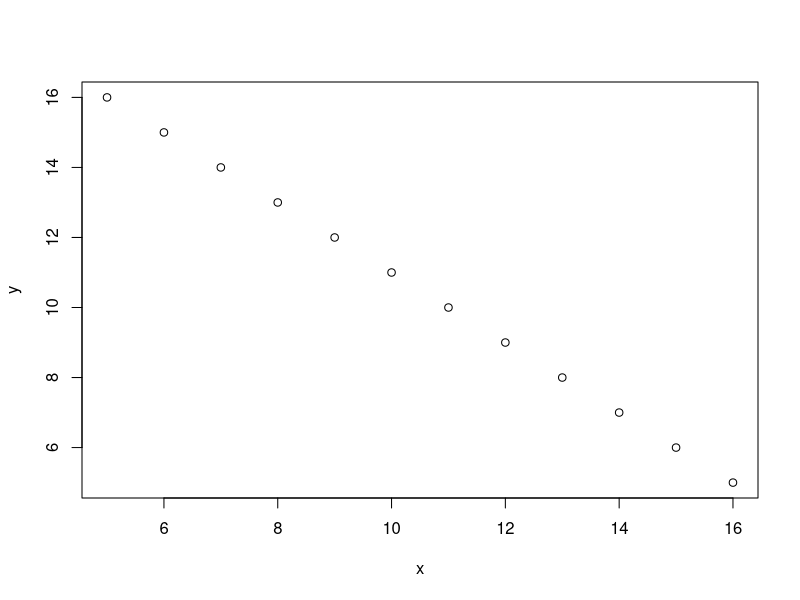
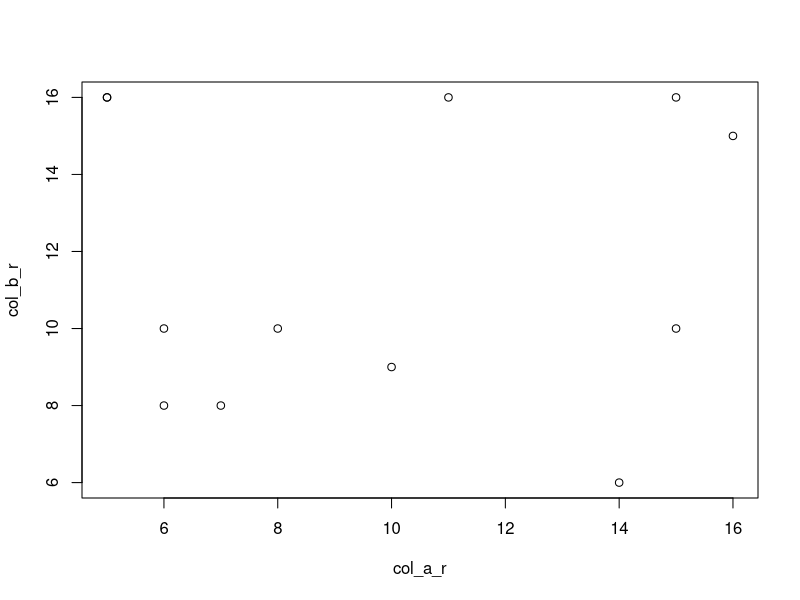
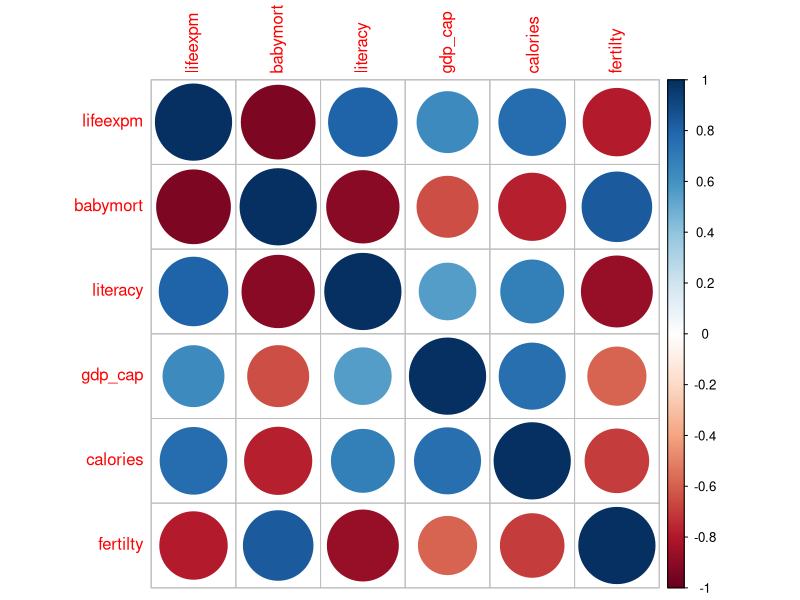
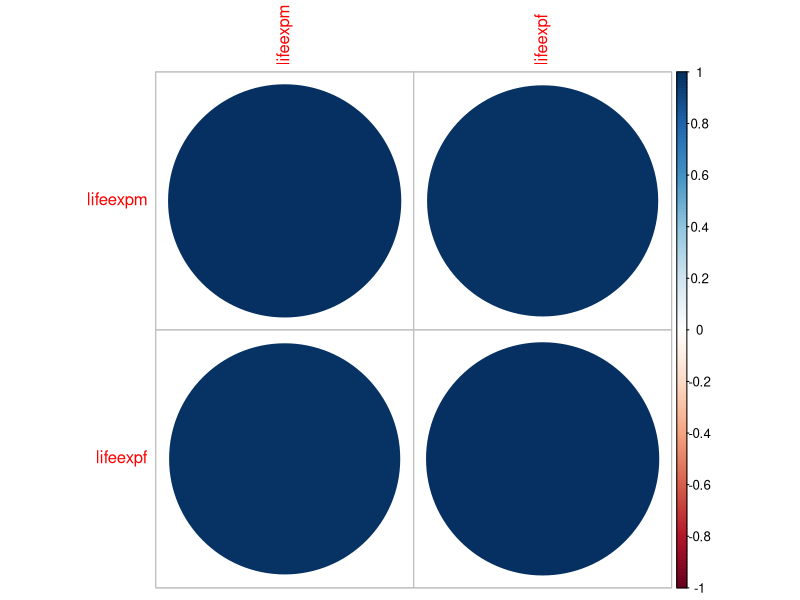
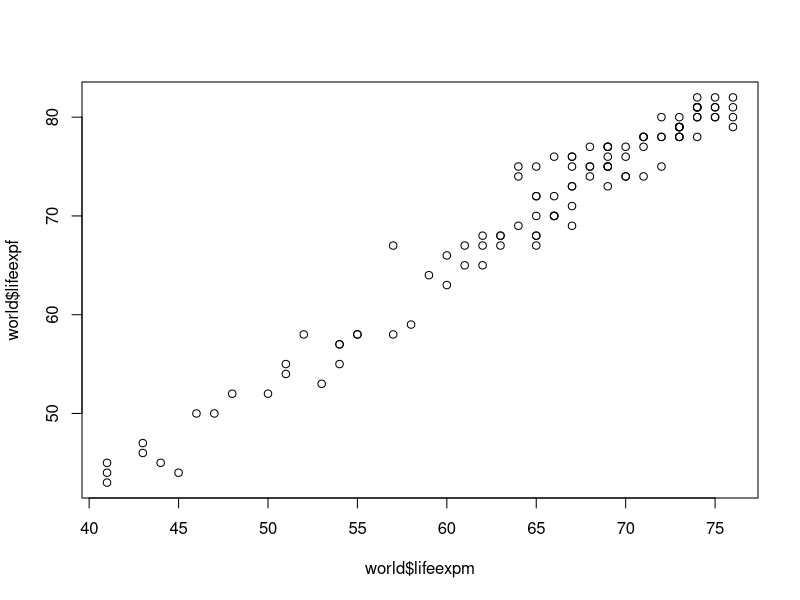
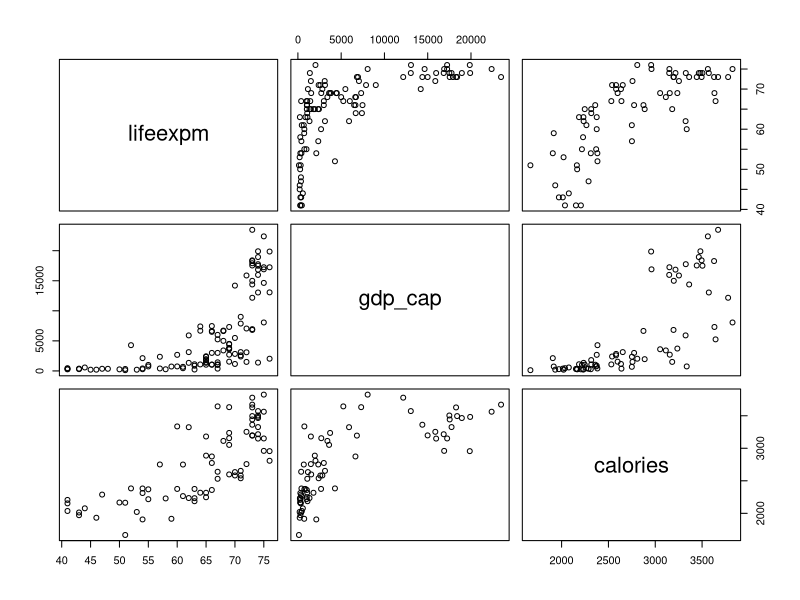
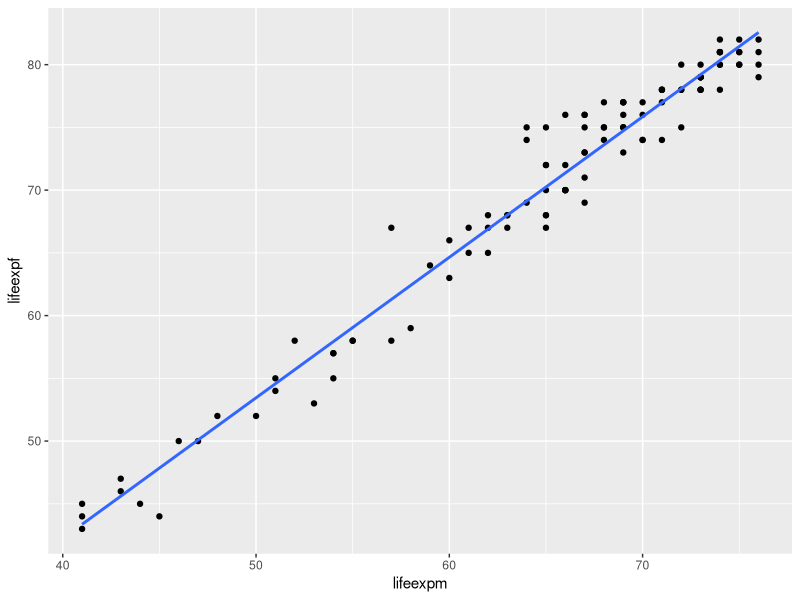
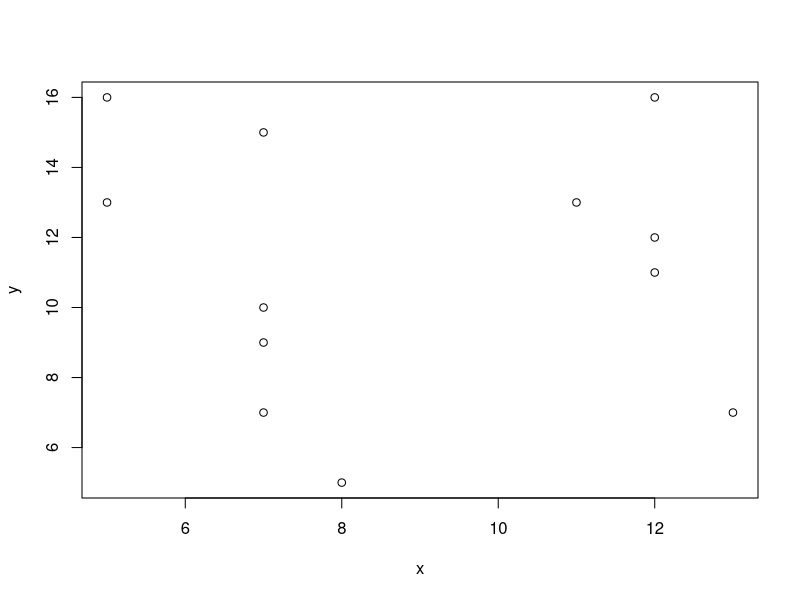

Generate these figures, in order, with R:
# Creamos dos variables
x <- 5:16
y <- 16:5
plot(x = x, y = y)
cor(x = x, y = y, method = "pearson")
cor.test(x = x, y =  y, method = "pearson")
  


# Correlacion de pearson
r = sum( (x - mean(x)) *  (y - mean(y)) ) / ( (length(x) - 1 ) *  sd(x) * sd(y) )


#Ahora aleatorio
col_a_r <- sample(5:16, 12, replace=TRUE)
col_b_r <- sample(5:16, 12, replace=TRUE)
plot(x = col_a_r, y = col_b_r)
cor(x = col_a_r, y =  col_b_r)
cor.test(x = col_a_r, y =  col_b_r, method = "pearson")









# Datos
library(haven)
library(dplyr)
world <- read_sav("datos/World95_5.sav")

input_corr <- world %>% 
  dplyr::select(lifeexpm, babymort, literacy, gdp_cap, calories, fertilty) %>% 
  as.matrix()

library(Hmisc)
library(corrplot)
corr <- rcorr(input_corr, type=c("pearson"))
corr[[1]]
corrplot(corr[[1]], number.digits = 2)
?rcorr


input_corr_expectativa <- world %>% 
  select(lifeexpm, lifeexpf) %>% 
  as.matrix()
corr <- rcorr(input_corr_expectativa, type=c("pearson"))
corr
corrplot(corr[[1]], number.digits = 2, )

plot(x = world$lifeexpm, y = world$lifeexpf)
plot(world %>% select(lifeexpm, gdp_cap, calories))




library(ggplot2)
ggplot(world, aes(x = lifeexpm, y = lifeexpf, label=country)) +
  geom_point() +
  geom_smooth(method = lm, se = FALSE) 




x <- sample(5:16, 12, replace=TRUE)
y <- sample(5:16, 12, replace=TRUE)
plot(x = x, y = y)
sum( (x - mean(x)) *  (y - mean(y)) ) / ( (length(x) - 1 ) *  sd(x) * sd(y) )
cor(x, y)
